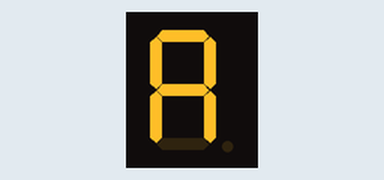
This sketch was run on a simulated Arduino Uno, built with avr-gcc and run on an emulated ATmega328P. On the bench: 1-digit seven-segment display. Wiring (inferred from the names in the program): 1-digit 7-segment display, segments lit when HIGH: segments pin 0, pin 1, pin 2, pin 3, pin 4, pin 5, pin 6. The segment pins are drawn as the display they are named for.

Above: at 0.1 s.
At 4.9 s:
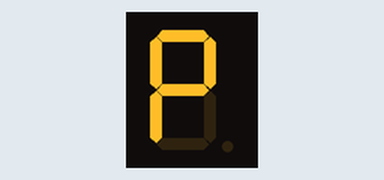
At 7.3 s:
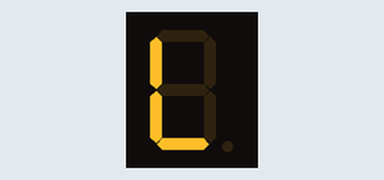
At 9.7 s:
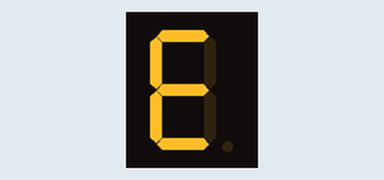
At 11.7 s:
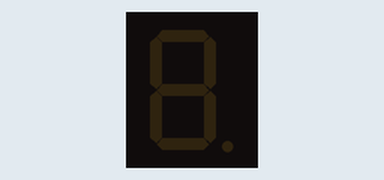

Measured:
- by itself, everything shown: repeats every 13.0 s, in 10 steps
- what the display in image 1 shows lasts 2.0 s, from 4.8 s to 6.8 s
- what the display in image 4 shows lasts 1.4 s, from 11.6 s to 13.0 s

The sketch:

sketch_jun23d_Apple.ino
```cpp
#define a 0 //GP
#define b 1
#define c 2
#define d 3
#define e 4
#define f 5
#define g 6

void setup() {
  pinMode(a, OUTPUT);
  pinMode(b, OUTPUT);
  pinMode(c, OUTPUT);
  pinMode(d, OUTPUT);
  pinMode(e, OUTPUT);
  pinMode(f, OUTPUT);
  pinMode(g, OUTPUT);
}

void loop() {

//LETTER A
digitalWrite(a , HIGH);
digitalWrite(b , HIGH);
digitalWrite(c , HIGH);
digitalWrite(e , HIGH);
digitalWrite(f , HIGH);
digitalWrite(g , HIGH);

digitalWrite(d , LOW);
delay(2000);

digitalWrite(a , LOW);
digitalWrite(b , LOW);
digitalWrite(c , LOW);
digitalWrite(d , LOW);
digitalWrite(e , LOW);
digitalWrite(f , LOW);
digitalWrite(g , LOW);
delay(400);

//LETTER P
digitalWrite(a , HIGH);
digitalWrite(b , HIGH);
digitalWrite(g , HIGH);
digitalWrite(f , HIGH);
digitalWrite(e , HIGH);

digitalWrite(c , LOW);
digitalWrite(d , LOW);

delay(2000);

digitalWrite(a , LOW);
digitalWrite(b , LOW);
digitalWrite(c , LOW);
digitalWrite(d , LOW);
digitalWrite(e , LOW);
digitalWrite(f , LOW);
digitalWrite(g , LOW);
delay(400);

//LETTER P
digitalWrite(a , HIGH);
digitalWrite(b , HIGH);
digitalWrite(g , HIGH);
digitalWrite(f , HIGH);
digitalWrite(e , HIGH);

digitalWrite(c , LOW);
digitalWrite(d , LOW);

delay(2000);

digitalWrite(a , LOW);
digitalWrite(b , LOW);
digitalWrite(c , LOW);
digitalWrite(d , LOW);
digitalWrite(e , LOW);
digitalWrite(f , LOW);
digitalWrite(g , LOW);
delay(400);

//LETTER L
digitalWrite(f , HIGH);
digitalWrite(e , HIGH);
digitalWrite(d , HIGH);

digitalWrite(a , LOW );
digitalWrite(b , LOW);
digitalWrite(c , LOW);
digitalWrite(g , LOW);

delay(2000);

digitalWrite(a , LOW);
digitalWrite(b , LOW);
digitalWrite(c , LOW);
digitalWrite(d , LOW);
digitalWrite(e , LOW);
digitalWrite(f , LOW);
digitalWrite(g , LOW);
delay(400);

//LETTER E
digitalWrite(a , HIGH);
digitalWrite(f , HIGH);
digitalWrite(g , HIGH);
digitalWrite(e , HIGH);
digitalWrite(d , HIGH);

digitalWrite(b , LOW);
digitalWrite(c , LOW);
delay(2000);

digitalWrite(a , LOW);
digitalWrite(b , LOW);
digitalWrite(c , LOW);
digitalWrite(d , LOW);
digitalWrite(e , LOW);
digitalWrite(f , LOW);
digitalWrite(g , LOW);
delay(400);

delay(1000);
}
```
